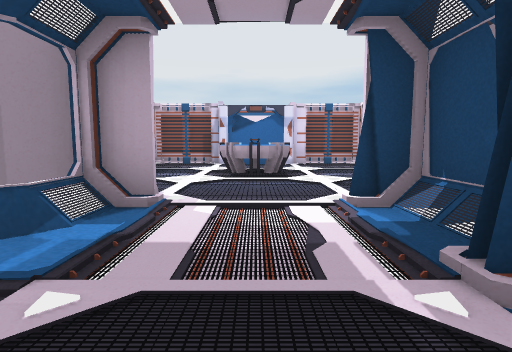
view 1 (above)

16 first-person views from a walk through a Unity game level. The camera is 1.3 m above the floor, tilts 6° down and sees 80° across. The floor is counted in squares, 2 m on a side. Each view is taken from the middle of a square. On the plan, view 1 faces up. The plan holds only what a view shows up to about 10 squares ahead; the rest is blank. The place goes on beyond the plan. The player character is not drawn.

view 2
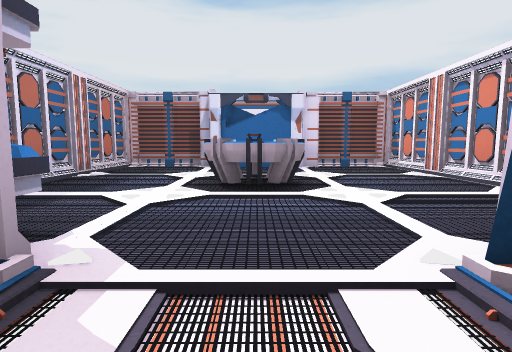

view 3
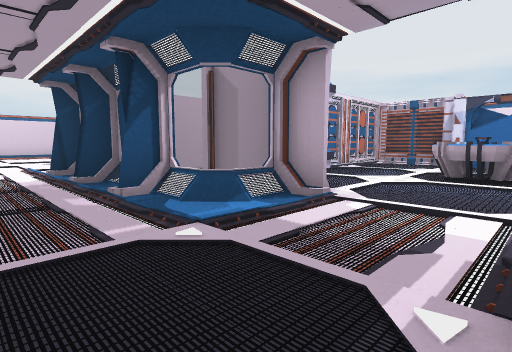

view 4
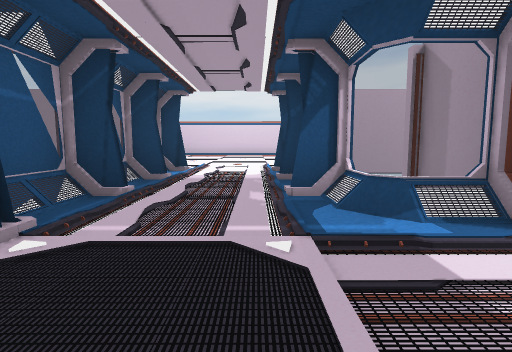

view 5
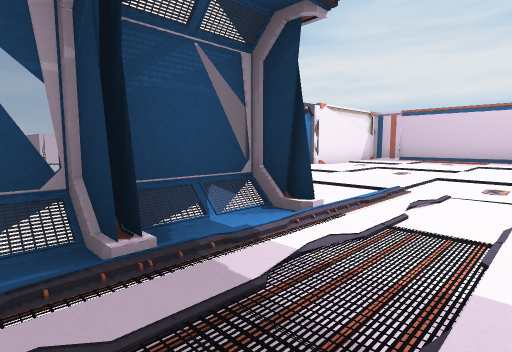

view 6
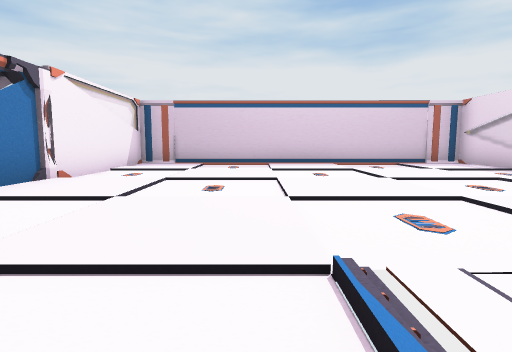

view 7
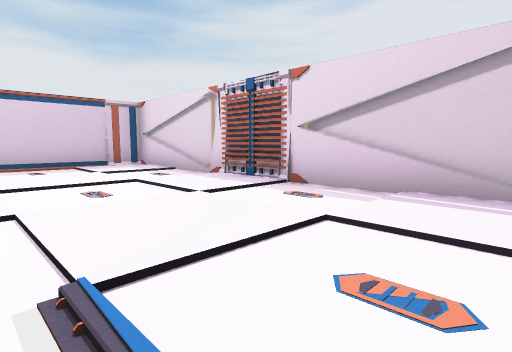

view 8
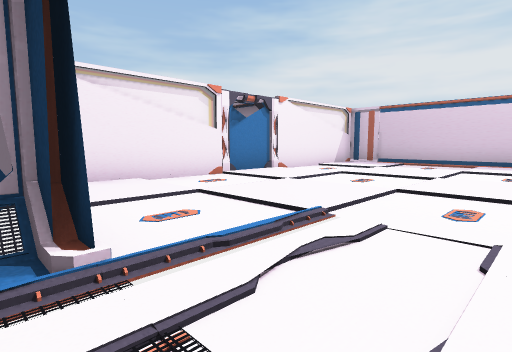

view 9
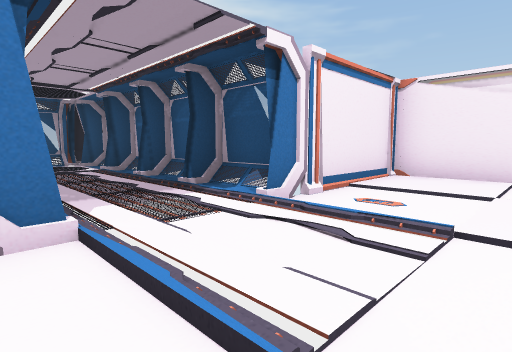

view 10
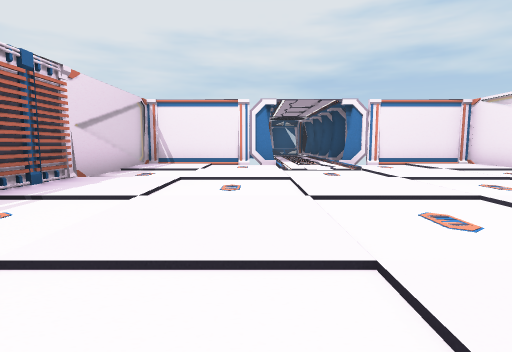

view 11
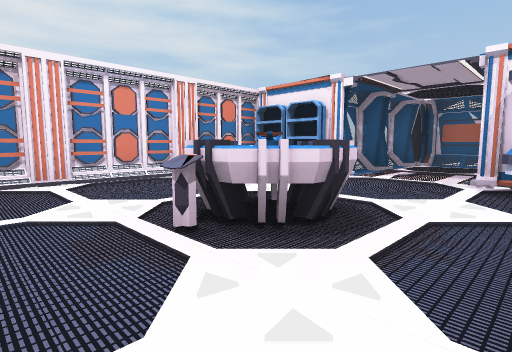

view 12
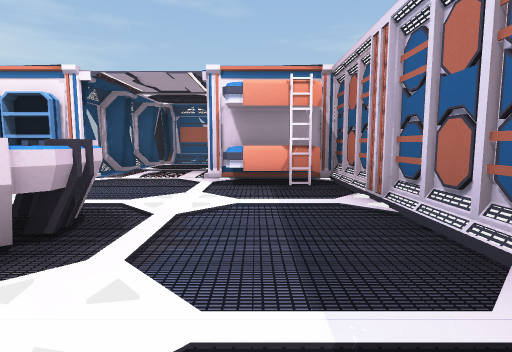

view 13
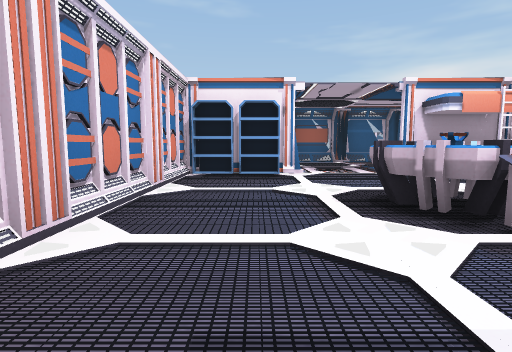

view 14
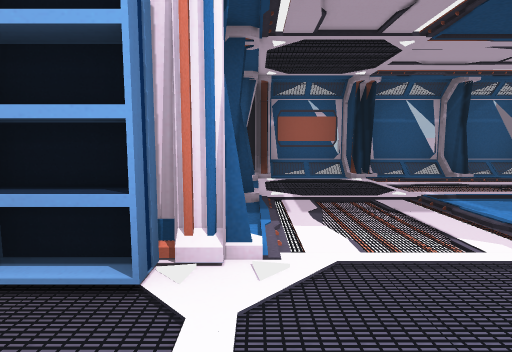

view 15
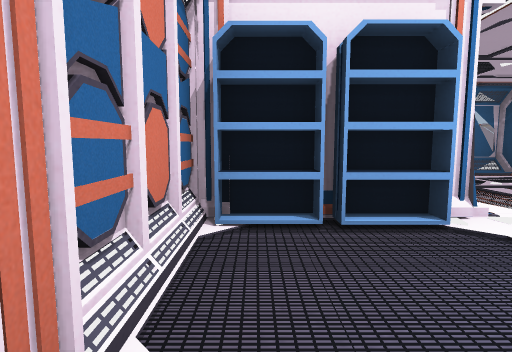

view 16
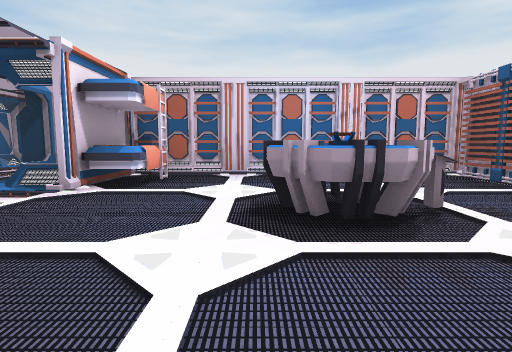

### Floor plan
Points are (right, up) in squares from view 1. A wall is a line through its corners. A room is listed if a view was taken in it or the views show most of it. See-through windows are left out.
Room 1 (views 1, 2, 3, 4, 5, 6, 7, 8, 9, 10)
walls: (-6.5, 1.5) (-6.5, 5.4) (-16.6, 5.4) (-16.6, -4.6) (-12.4, -4.6); (-6.3, -1.4) (0.8, -1.4) (0.8, -0.6) (1.7, -0.6) (1.7, 0); (-10.5, -4.6) (-6.5, -4.6) (-6.5, -0.6); (-2.9, -0.6) (-2.9, -1.5); (-2.9, 2.2) (-2.9, 1.4); (-2.6, 2.1) (-4.6, 2.1); (-1.2, -1.4) (-1.2, -0.6); (-1.1, -0.6) (-1.1, -1.4); (-0.9, -0.9) (-0.9, -1.4); (-1, 3.3) (-1.8, 3.3); (0.9, -1.4) (1.7, -0.6); (1.7, 1.6) (1.7, 3.3)
low walls: (-1.6, 2.3) (-2.1, 1.9)
ways out: opening at (-0.5, 2.5) to room 2
objects: other object (-12, -5) to (-11, -5)
Room 2 (views 11, 12, 13, 14, 15, 16)
walls: (-1.4, 10.3) (-3.4, 10.3) (-3.4, 3.1); (1, 3.4) (3.6, 3.4); (-3.5, 3.4) (-1, 3.4); (3.5, 3.1) (3.5, 10.3) (1.6, 10.3)
ways out: opening at (-0.5, 2.5) to room 1
objects: bed (-3, 4) to (-2, 4); projector (0, 6) to (0, 7); console (0, 8); other object (0, 10) to (1, 10); shelf (2, 4); shelf (3, 3)

Positions as (right, up) in squares from view 1, and headings:
1: (0, 0), facing up
2: (0, 2), facing up
3: (1, 0), facing up-left
4: (1, 1), facing left
5: (-4, 1), facing down-left
6: (-7, -1), facing left
7: (-7, 1), facing up-left
8: (-6, 1), facing down-left
9: (-9, 2), facing down-right
10: (-16, 2), facing right
11: (-2, 9), facing down-right
12: (-2, 9), facing down
13: (2, 10), facing down
14: (1, 5), facing down
15: (3, 6), facing down
16: (3, 6), facing left
